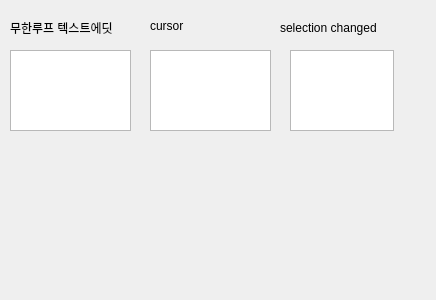
<?xml version="1.0" encoding="UTF-8"?>
<ui version="4.0">
 <class>Dialog</class>
 <widget class="QDialog" name="Dialog">
  <property name="geometry">
   <rect>
    <x>0</x>
    <y>0</y>
    <width>436</width>
    <height>300</height>
   </rect>
  </property>
  <property name="windowTitle">
   <string>Dialog</string>
  </property>
  <widget class="QLabel" name="label">
   <property name="geometry">
    <rect>
     <x>10</x>
     <y>20</y>
     <width>121</width>
     <height>16</height>
    </rect>
   </property>
   <property name="text">
    <string>무한루프 텍스트에딧</string>
   </property>
  </widget>
  <widget class="QTextEdit" name="textEdit_loop">
   <property name="geometry">
    <rect>
     <x>10</x>
     <y>50</y>
     <width>121</width>
     <height>81</height>
    </rect>
   </property>
  </widget>
  <widget class="QTextEdit" name="textEdit_cursor">
   <property name="geometry">
    <rect>
     <x>150</x>
     <y>50</y>
     <width>121</width>
     <height>81</height>
    </rect>
   </property>
  </widget>
  <widget class="QTextEdit" name="textEdit_changed">
   <property name="geometry">
    <rect>
     <x>290</x>
     <y>50</y>
     <width>104</width>
     <height>81</height>
    </rect>
   </property>
  </widget>
  <widget class="QLabel" name="label_2">
   <property name="geometry">
    <rect>
     <x>150</x>
     <y>20</y>
     <width>56</width>
     <height>12</height>
    </rect>
   </property>
   <property name="text">
    <string>cursor</string>
   </property>
  </widget>
  <widget class="QLabel" name="label_3">
   <property name="geometry">
    <rect>
     <x>280</x>
     <y>20</y>
     <width>111</width>
     <height>16</height>
    </rect>
   </property>
   <property name="text">
    <string>selection changed</string>
   </property>
  </widget>
 </widget>
 <resources/>
 <connections/>
</ui>
